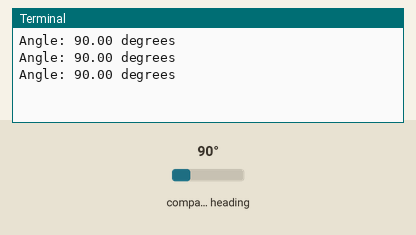
Recording of a program running on a simulated Raspberry Pi (BCM pin numbers). Parts: the last lines printed to the terminal. Inputs (shaded band) come from the test bench; at power-on: compass heading 90°.

Above: at 1.2 s.
1.3 s: compass heading set to 7°
At 1.9 s:
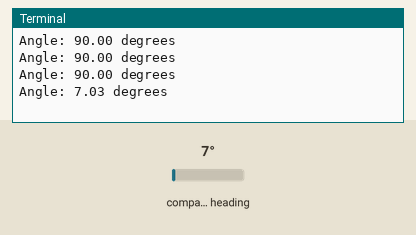
2.8 s: compass heading set to 180°
At 3.4 s:
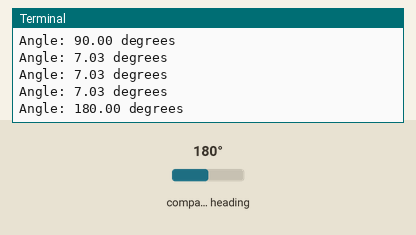
Timing chart, 0 to 5.8 s (numbered marks = the images above; inputs shaded):
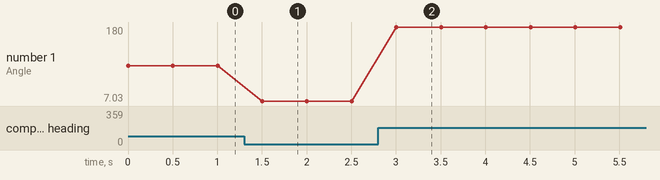

Measured:
- after the input at 1.3 s, the terminal: prints a new line after 0.20 s (image 1)
- after the input at 2.8 s, the terminal: prints a new line after 0.21 s (image 2)
- plotted number 1: 90 → 7.03 after the input at 1.3 s, 7.03 → 180 after the input at 2.8 s

The program:

angle-test.py
```python
import smbus2
import time

# Define I2C address and bus
AS5600_ADDR = 0x36
ANGLE_REG = 0x0E

bus = smbus2.SMBus(1)

def read_angle():
    # Read two bytes from the angle register
    raw_data = bus.read_i2c_block_data(AS5600_ADDR, ANGLE_REG, 2)
    angle = (raw_data[0] << 8) | raw_data[1]  # Combine MSB and LSB
    angle = angle & 0x0FFF  # Mask to 12 bits
    return (angle / 4096.0) * 360.0  # Convert to degrees

try:
    while True:
        angle = read_angle()
        print(f"Angle: {angle:.2f} degrees")
        time.sleep(0.5)
except KeyboardInterrupt:
    print("Exiting...")
```
